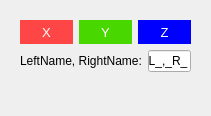
          <widget class="QWidget" name="page_rotate">
           <property name="geometry">
            <rect>
             <x>0</x>
             <y>0</y>
             <width>211</width>
             <height>116</height>
            </rect>
           </property>
           <attribute name="label">
            <string>Mirror Transform</string>
           </attribute>
           <layout class="QVBoxLayout" name="verticalLayout_13">
            <item>
             <widget class="QWidget" name="mirrorGrp" native="true">
              <layout class="QVBoxLayout" name="verticalLayout_10">
               <item>
                <layout class="QHBoxLayout" name="horizontalLayout_6">
                 <item>
                  <widget class="QPushButton" name="btnMirrorX">
                   <property name="sizePolicy">
                    <sizepolicy hsizetype="Minimum" vsizetype="Minimum">
                     <horstretch>0</horstretch>
                     <verstretch>0</verstretch>
                    </sizepolicy>
                   </property>
                   <property name="minimumSize">
                    <size>
                     <width>0</width>
                     <height>24</height>
                    </size>
                   </property>
                   <property name="font">
                    <font>
                     <family>Arial</family>
                     <pointsize>10</pointsize>
                     <weight>50</weight>
                     <bold>false</bold>
                    </font>
                   </property>
                   <property name="styleSheet">
                    <string notr="true">background-color: rgb(255, 70, 70);
color: white;
border: 0px;</string>
                   </property>
                   <property name="text">
                    <string>X</string>
                   </property>
                  </widget>
                 </item>
                 <item>
                  <widget class="QPushButton" name="btn_mirrorY">
                   <property name="sizePolicy">
                    <sizepolicy hsizetype="Minimum" vsizetype="Minimum">
                     <horstretch>0</horstretch>
                     <verstretch>0</verstretch>
                    </sizepolicy>
                   </property>
                   <property name="minimumSize">
                    <size>
                     <width>0</width>
                     <height>24</height>
                    </size>
                   </property>
                   <property name="font">
                    <font>
                     <family>Arial</family>
                     <pointsize>10</pointsize>
                     <weight>50</weight>
                     <bold>false</bold>
                    </font>
                   </property>
                   <property name="styleSheet">
                    <string notr="true">background-color: rgb(72, 216, 0);
color: white;
border: 0px;</string>
                   </property>
                   <property name="text">
                    <string>Y</string>
                   </property>
                  </widget>
                 </item>
                 <item>
                  <widget class="QPushButton" name="btn_mirrorZ">
                   <property name="sizePolicy">
                    <sizepolicy hsizetype="Minimum" vsizetype="Minimum">
                     <horstretch>0</horstretch>
                     <verstretch>0</verstretch>
                    </sizepolicy>
                   </property>
                   <property name="minimumSize">
                    <size>
                     <width>0</width>
                     <height>24</height>
                    </size>
                   </property>
                   <property name="font">
                    <font>
                     <family>Arial</family>
                     <pointsize>10</pointsize>
                     <weight>50</weight>
                     <bold>false</bold>
                    </font>
                   </property>
                   <property name="styleSheet">
                    <string notr="true">background-color: blue;
color: white;
border: 0px;</string>
                   </property>
                   <property name="text">
                    <string>Z</string>
                   </property>
                  </widget>
                 </item>
                </layout>
               </item>
               <item>
                <layout class="QHBoxLayout" name="horizontalLayout_14">
                 <item>
                  <widget class="QLabel" name="mirrorLRLabel">
                   <property name="text">
                    <string>LeftName, RightName:</string>
                   </property>
                  </widget>
                 </item>
                 <item>
                  <widget class="QLineEdit" name="mirrorLR_edit">
                   <property name="text">
                    <string>_L_,_R_</string>
                   </property>
                  </widget>
                 </item>
                </layout>
               </item>
               <item>
                <spacer name="verticalSpacer_3">
                 <property name="orientation">
                  <enum>Qt::Vertical</enum>
                 </property>
                 <property name="sizeType">
                  <enum>QSizePolicy::MinimumExpanding</enum>
                 </property>
                 <property name="sizeHint" stdset="0">
                  <size>
                   <width>20</width>
                   <height>20</height>
                  </size>
                 </property>
                </spacer>
               </item>
              </layout>
             </widget>
            </item>
           </layout>
          </widget>
